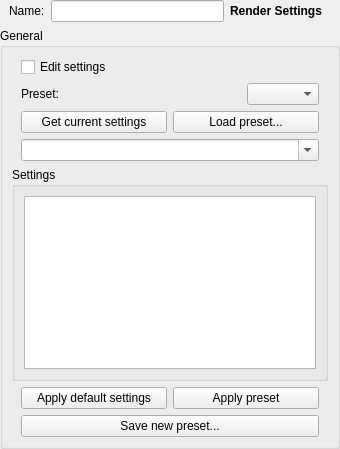
<?xml version="1.0" encoding="UTF-8"?>
<ui version="4.0">
 <class>wg_RenderSettings</class>
 <widget class="QWidget" name="wg_RenderSettings">
  <property name="geometry">
   <rect>
    <x>0</x>
    <y>0</y>
    <width>340</width>
    <height>449</height>
   </rect>
  </property>
  <property name="windowTitle">
   <string>Render Settings</string>
  </property>
  <layout class="QVBoxLayout" name="verticalLayout">
   <property name="margin">
    <number>0</number>
   </property>
   <item>
    <widget class="QWidget" name="f_name" native="true">
     <layout class="QHBoxLayout" name="horizontalLayout_4">
      <property name="leftMargin">
       <number>9</number>
      </property>
      <property name="topMargin">
       <number>0</number>
      </property>
      <property name="rightMargin">
       <number>18</number>
      </property>
      <property name="bottomMargin">
       <number>0</number>
      </property>
      <item>
       <widget class="QLabel" name="l_name">
        <property name="text">
         <string>Name:</string>
        </property>
       </widget>
      </item>
      <item>
       <widget class="QLineEdit" name="e_name"/>
      </item>
      <item>
       <widget class="QLabel" name="l_class">
        <property name="font">
         <font>
          <weight>75</weight>
          <bold>true</bold>
         </font>
        </property>
        <property name="text">
         <string>Render Settings</string>
        </property>
       </widget>
      </item>
     </layout>
    </widget>
   </item>
   <item>
    <widget class="QGroupBox" name="gb_general">
     <property name="title">
      <string>General</string>
     </property>
     <layout class="QVBoxLayout" name="verticalLayout_2">
      <item>
       <widget class="QWidget" name="w_load_3" native="true">
        <layout class="QHBoxLayout" name="horizontalLayout_12">
         <property name="leftMargin">
          <number>9</number>
         </property>
         <property name="topMargin">
          <number>0</number>
         </property>
         <property name="rightMargin">
          <number>9</number>
         </property>
         <property name="bottomMargin">
          <number>0</number>
         </property>
         <item>
          <widget class="QCheckBox" name="chb_editSettings">
           <property name="text">
            <string>Edit settings</string>
           </property>
          </widget>
         </item>
        </layout>
       </widget>
      </item>
      <item>
       <widget class="QWidget" name="w_presetOption" native="true">
        <layout class="QHBoxLayout" name="horizontalLayout_13">
         <property name="leftMargin">
          <number>9</number>
         </property>
         <property name="topMargin">
          <number>0</number>
         </property>
         <property name="rightMargin">
          <number>9</number>
         </property>
         <property name="bottomMargin">
          <number>0</number>
         </property>
         <item>
          <widget class="QLabel" name="l_presetOption">
           <property name="text">
            <string>Preset:</string>
           </property>
          </widget>
         </item>
         <item>
          <spacer name="horizontalSpacer">
           <property name="orientation">
            <enum>Qt::Horizontal</enum>
           </property>
           <property name="sizeHint" stdset="0">
            <size>
             <width>40</width>
             <height>20</height>
            </size>
           </property>
          </spacer>
         </item>
         <item>
          <widget class="QComboBox" name="cb_presetOption"/>
         </item>
        </layout>
       </widget>
      </item>
      <item>
       <widget class="QWidget" name="w_loadCurrent" native="true">
        <layout class="QHBoxLayout" name="horizontalLayout_11">
         <property name="leftMargin">
          <number>9</number>
         </property>
         <property name="topMargin">
          <number>0</number>
         </property>
         <property name="rightMargin">
          <number>9</number>
         </property>
         <property name="bottomMargin">
          <number>0</number>
         </property>
         <item>
          <widget class="QPushButton" name="b_loadCurrent">
           <property name="text">
            <string>Get current settings</string>
           </property>
          </widget>
         </item>
         <item>
          <widget class="QPushButton" name="b_loadPreset">
           <property name="text">
            <string>Load preset...</string>
           </property>
          </widget>
         </item>
        </layout>
       </widget>
      </item>
      <item>
       <widget class="QWidget" name="w_addSetting" native="true">
        <layout class="QHBoxLayout" name="horizontalLayout">
         <property name="spacing">
          <number>6</number>
         </property>
         <property name="leftMargin">
          <number>9</number>
         </property>
         <property name="topMargin">
          <number>0</number>
         </property>
         <property name="rightMargin">
          <number>9</number>
         </property>
         <property name="bottomMargin">
          <number>0</number>
         </property>
         <item>
          <widget class="QComboBox" name="cb_addSetting">
           <property name="sizePolicy">
            <sizepolicy hsizetype="Expanding" vsizetype="Fixed">
             <horstretch>0</horstretch>
             <verstretch>0</verstretch>
            </sizepolicy>
           </property>
           <property name="editable">
            <bool>true</bool>
           </property>
           <property name="maxVisibleItems">
            <number>30</number>
           </property>
          </widget>
         </item>
        </layout>
       </widget>
      </item>
      <item>
       <widget class="QGroupBox" name="gb_settings">
        <property name="title">
         <string>Settings</string>
        </property>
        <layout class="QVBoxLayout" name="verticalLayout_3">
         <item>
          <widget class="QTextEdit" name="te_settings">
           <property name="lineWrapMode">
            <enum>QTextEdit::NoWrap</enum>
           </property>
          </widget>
         </item>
        </layout>
       </widget>
      </item>
      <item>
       <widget class="QWidget" name="w_save" native="true">
        <layout class="QHBoxLayout" name="horizontalLayout_2">
         <property name="leftMargin">
          <number>9</number>
         </property>
         <property name="topMargin">
          <number>0</number>
         </property>
         <property name="rightMargin">
          <number>9</number>
         </property>
         <property name="bottomMargin">
          <number>0</number>
         </property>
         <item>
          <widget class="QPushButton" name="b_resetSettings">
           <property name="text">
            <string>Apply default settings</string>
           </property>
          </widget>
         </item>
         <item>
          <widget class="QPushButton" name="b_applySettings">
           <property name="enabled">
            <bool>true</bool>
           </property>
           <property name="focusPolicy">
            <enum>Qt::NoFocus</enum>
           </property>
           <property name="text">
            <string>Apply preset</string>
           </property>
          </widget>
         </item>
        </layout>
       </widget>
      </item>
      <item>
       <widget class="QWidget" name="w_load" native="true">
        <layout class="QHBoxLayout" name="horizontalLayout_10">
         <property name="leftMargin">
          <number>9</number>
         </property>
         <property name="topMargin">
          <number>0</number>
         </property>
         <property name="rightMargin">
          <number>9</number>
         </property>
         <property name="bottomMargin">
          <number>0</number>
         </property>
         <item>
          <widget class="QPushButton" name="b_savePreset">
           <property name="focusPolicy">
            <enum>Qt::NoFocus</enum>
           </property>
           <property name="text">
            <string>Save new preset...</string>
           </property>
          </widget>
         </item>
        </layout>
       </widget>
      </item>
     </layout>
    </widget>
   </item>
  </layout>
 </widget>
 <resources/>
 <connections/>
</ui>
